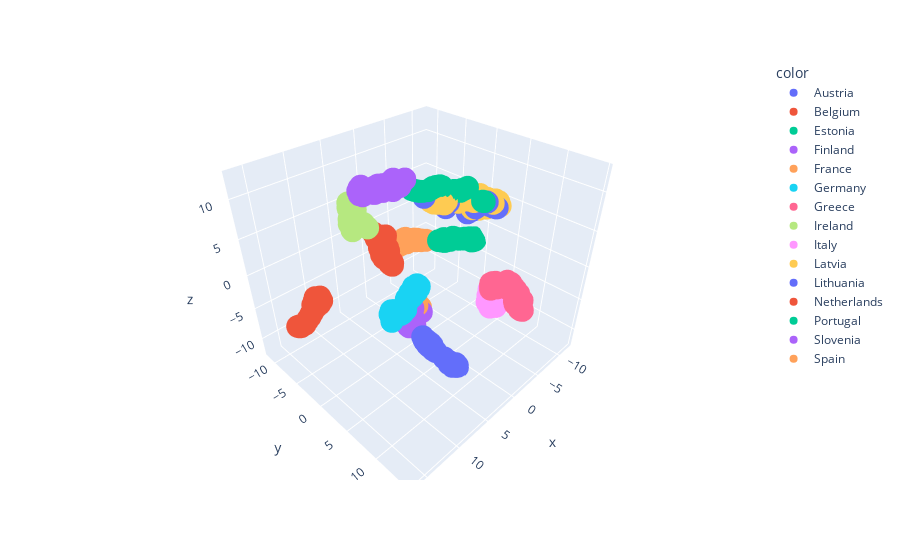

Notebook source saved alongside this figure:
### Code cell
'''
t-SNE
'''
X = big_data.values
y = labels
tsne = TSNE(perplexity=30, n_components=3, learning_rate='auto', init='random', metric='correlation')
X_embedded = tsne.fit_transform(X)
scatter3d(X_embedded, labels)
